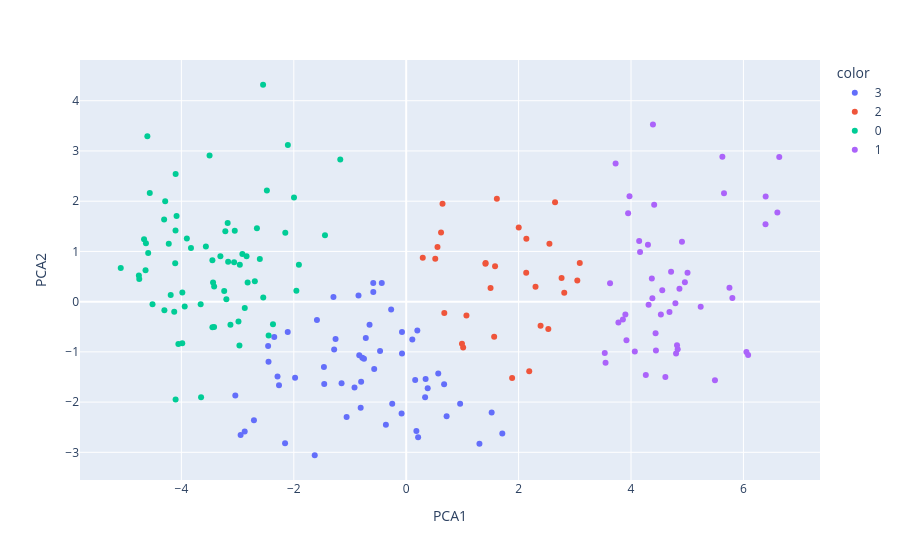

The code cell stored with this chart in its notebook:
### Markdown cell above
#### <font color = "bisque"> Visualiser les classes prédictes par Kmeans

### Code cell
# Visualiser les classes suivant les deux composantes en utilisant plotly.express
fig = px.scatter(df_pca, x = 'PCA1', y = 'PCA2', color = kmeans_partition.astype(str))
fig.show()
